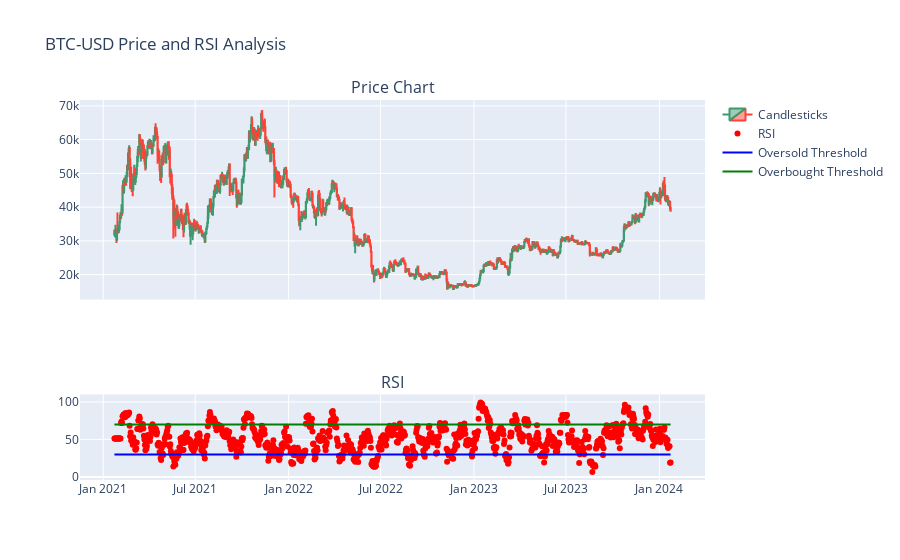

The notebook cell this image was saved under:
### Code cell
# Create subplots
fig = make_subplots(rows=2, cols=1, shared_xaxes=True, row_heights=[0.7, 0.3], subplot_titles=('Price Chart', 'RSI'))

# Candlestick chart
candlestick = go.Candlestick(x=df['Date'],
                             open=df['Open'],
                             high=df['High'],
                             low=df['Low'],
                             close=df['Close'],
                             name='Candlesticks')

fig.add_trace(candlestick, row=1, col=1)

# Scatter plot for RSI
scatter = go.Scatter(x=df['Date'], y=df['RSI'], mode='markers', marker=dict(color='red'), name='RSI')

# Add indicator lines for min/max of RSI
min_rsi_line = go.Scatter(x=df['Date'], y=[30] * len(df), mode='lines', name='Oversold Threshold', line=dict(color='blue'))
max_rsi_line = go.Scatter(x=df['Date'], y=[70] * len(df), mode='lines', name='Overbought Threshold', line=dict(color='green'))

fig.add_trace(scatter, row=2, col=1)
fig.add_trace(min_rsi_line, row=2, col=1)
fig.add_trace(max_rsi_line, row=2, col=1)

# Customize layout
fig.update_layout(title_text='BTC-USD Price and RSI Analysis',
                  xaxis_rangeslider_visible=False)

# Display the chart directly in the Jupyter Notebook
fig.show()

### Figure 1 — Plotly figure (JSON) as saved in the notebook; plotly's stock layout.template omitted (floating-point values rounded to 4 significant figures; data arrays with more than 128 entries replaced by an {"elided": "..."} marker saying what was removed)
{"data": [{"close": {"elided": "1096 float values"}, "high": {"elided": "1096 float values"}, "low": {"elided": "1096 float values"}, "name": "Candlesticks", "open": {"elided": "1096 float values"}, "type": "candlestick", "x": {"elided": "1096 str values"}, "xaxis": "x", "yaxis": "y"}, {"marker": {"color": "red"}, "mode": "markers", "name": "RSI", "type": "scatter", "x": {"elided": "1096 str values"}, "xaxis": "x2", "y": {"elided": "1096 float values"}, "yaxis": "y2"}, {"line": {"color": "blue"}, "mode": "lines", "name": "Oversold Threshold", "type": "scatter", "x": {"elided": "1096 str values"}, "xaxis": "x2", "y": {"elided": "1096 int values"}, "yaxis": "y2"}, {"line": {"color": "green"}, "mode": "lines", "name": "Overbought Threshold", "type": "scatter", "x": {"elided": "1096 str values"}, "xaxis": "x2", "y": {"elided": "1096 int values"}, "yaxis": "y2"}], "layout": {"annotations": [{"font": {"size": 16}, "showarrow": false, "text": "Price Chart", "x": 0.5, "xanchor": "center", "xref": "paper", "y": 1.0, "yanchor": "bottom", "yref": "paper"}, {"font": {"size": 16}, "showarrow": false, "text": "RSI", "x": 0.5, "xanchor": "center", "xref": "paper", "y": 0.225, "yanchor": "bottom", "yref": "paper"}], "title": {"text": "BTC-USD Price and RSI Analysis"}, "xaxis": {"anchor": "y", "domain": [0, 1], "matches": "x2", "rangeslider": {"visible": false}, "showticklabels": false}, "xaxis2": {"anchor": "y2", "domain": [0, 1]}, "yaxis": {"anchor": "x", "domain": [0.475, 1.0]}, "yaxis2": {"anchor": "x2", "domain": [0, 0.225]}}}
